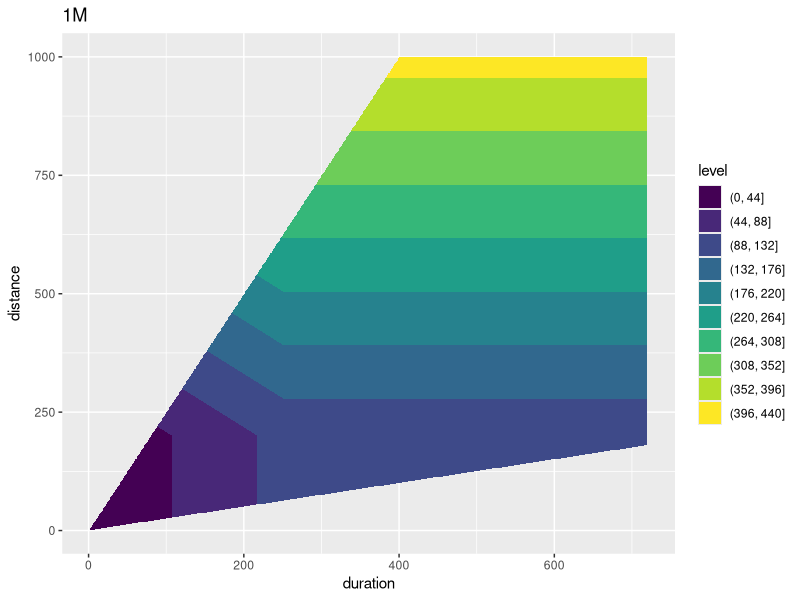
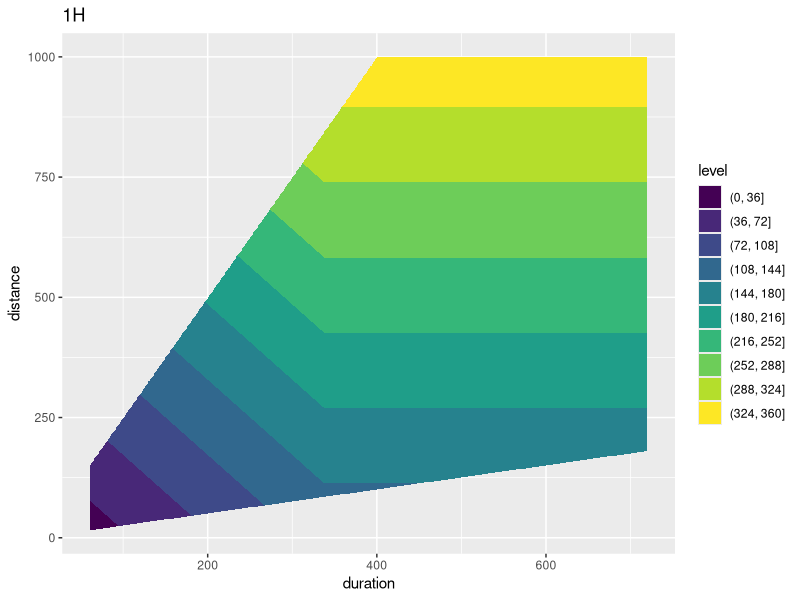
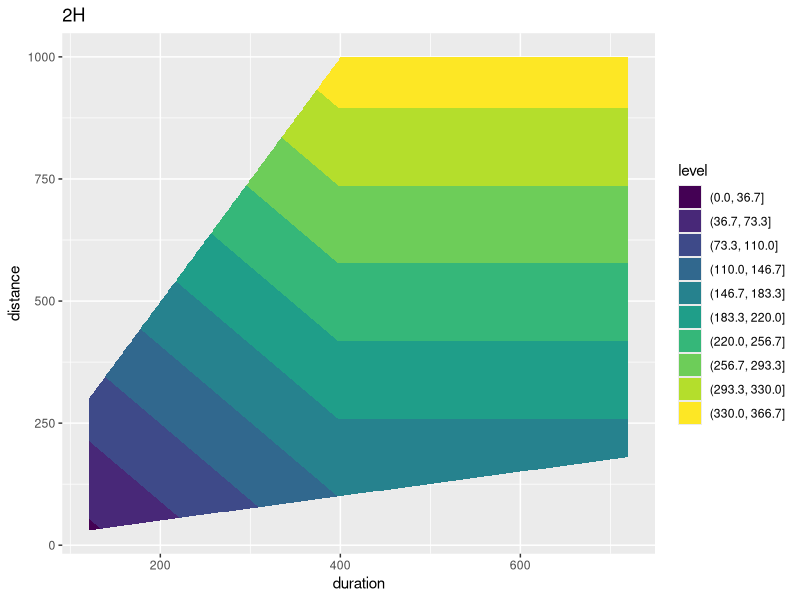
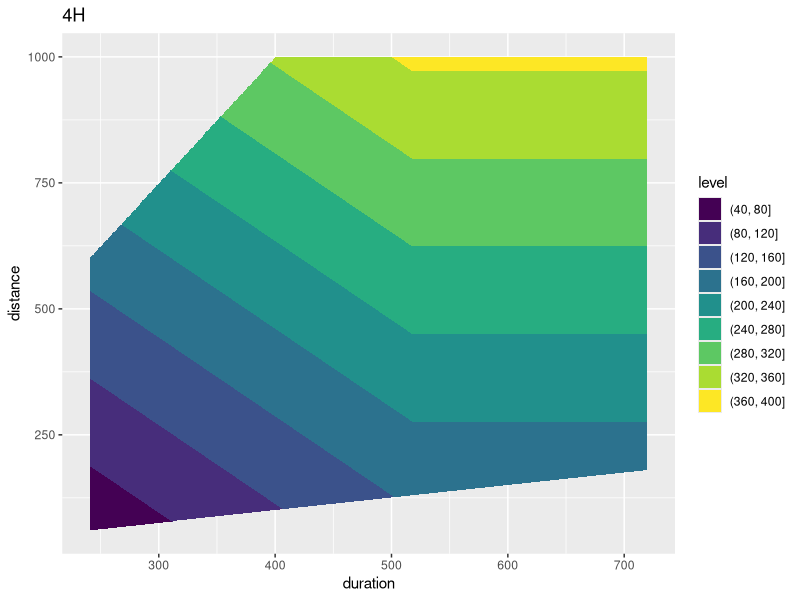
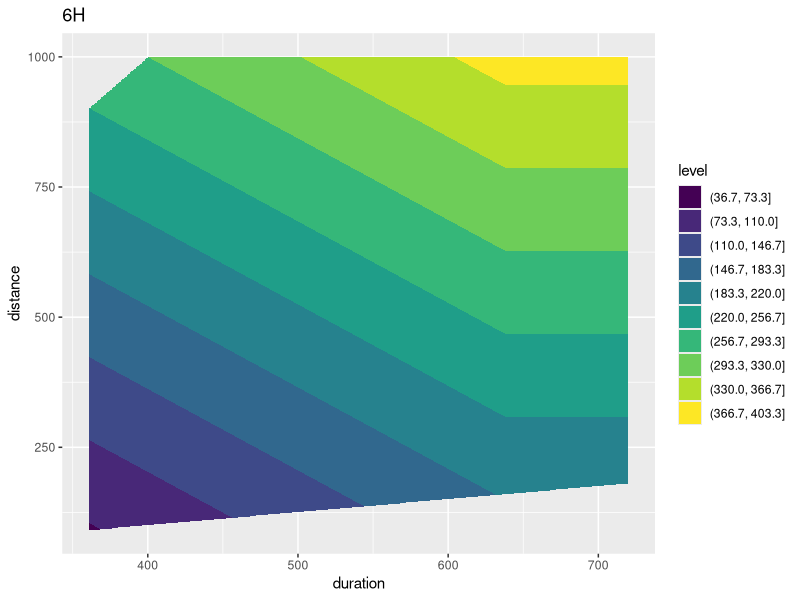
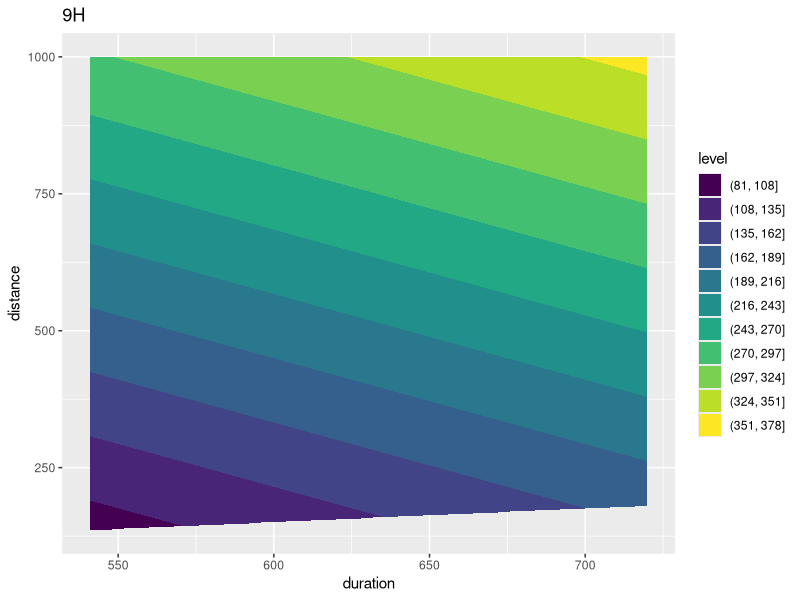
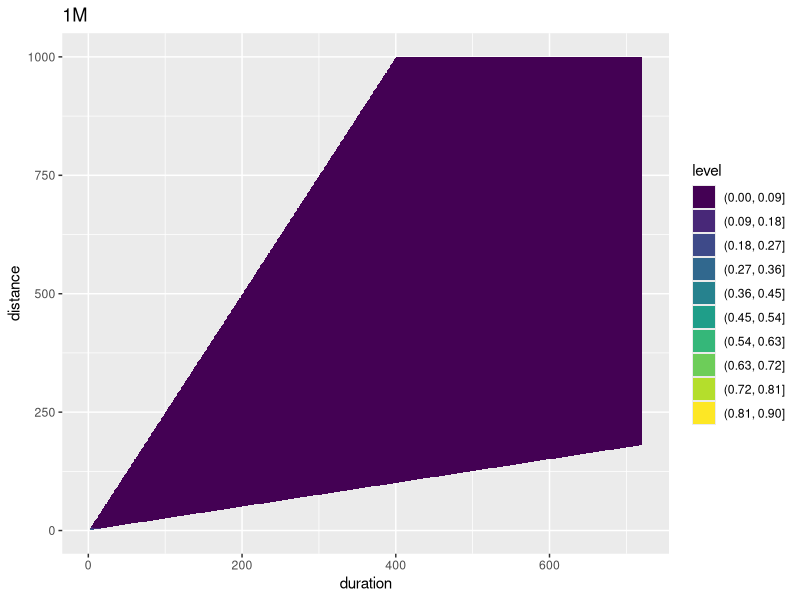
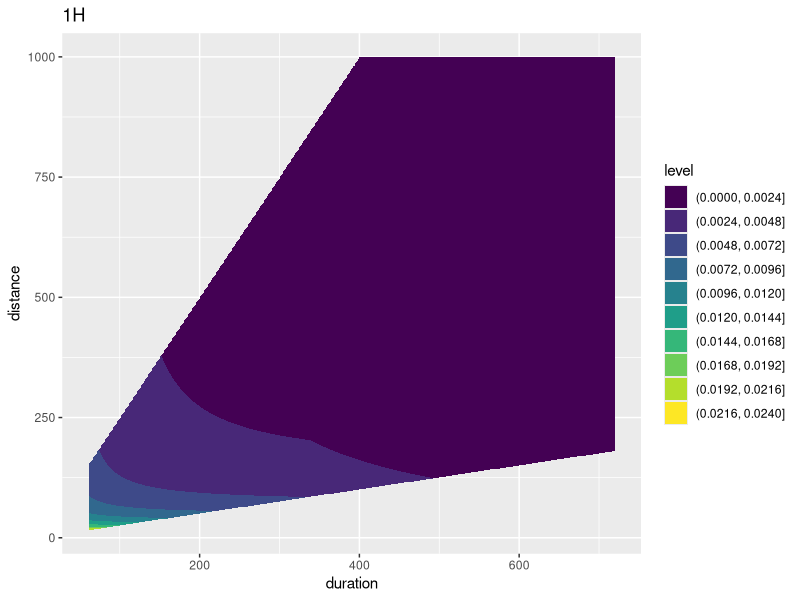

Reproduce these figures in R, in order.
## ---- chunk 1
library(tidyverse)
## ---- chunk 2
tariff_df <- tibble(
    Name = c('1M', '1H', '2H', '4H', '6H', '9H', '1D', '2D', '3D', '4D', '5D', '6D', '7D', '8D', '9D', '10D', '11D', '12D', '13D', '14D', '15D', '16D', '17D', '18D', '19D', '20D', '21D', '22D', '23D', '24D', '25D', '26D', '27D', '28D', '29D', '30D'),
    GP = c(rep(0.99, 6), rep(0, 30)),
    TP = c(0.4, 16.99, 22.99, 35.49, 47.99, 62.99, 69.99, 134.99, 189.99, 239.99, 279.99, 314.99, 349.99, 384.99, 419.99, 454.99, 489.99, 524.99, 599.99, 594.99, 629.99, 659.99, 689.99, 714.99, 744.99, 469.99, 799.99, 829.99, 854.99, 884.99, 909.99, 939.99, 969.99, 994.99, 1024.99, 1049.99),
    ExtraMinsPrice = c(0.4, rep(0.36, 35)),
    DailyCap = c(rep(99.99, 6), rep(82.99, 3), rep(61.99, 36-6-3)),
    PrepaidKm = c(200, rep(0, 35)),
    ExtraKmPrice = c(0.39, rep(0.23, 35))
) |> 
    mutate(
        pn = str_extract(Name, '[:digit:]+') |> as.numeric(),
        PrepaidMins = case_match(
            str_extract(Name, '[:alpha:]'),
            'M' ~ pn,
            'H' ~ pn * 60,
            'D' ~ pn * 60 * 24
        ),
        .after = 'TP'
    ) |> 
    select(-pn)
tariff_df
## ---- chunk 3
extra <- function(x, prepaid) {
    pmax(0, x - prepaid)
}
stopifnot(extra(c(0, 23), 10) == c(0, 13))
## ---- chunk 4
travel_price <- function(t, s, θ, relative = FALSE) {
    p <- θ$GP + θ$TP + 
        pmin(extra(t, θ$PrepaidMins) * θ$ExtraMinsPrice, θ$DailyCap) +
             extra(s, θ$PrepaidKm)   * θ$ExtraKmPrice
    if (relative) {
        p <- p / t / s
    }
    p
}
## ---- chunk 5
travel_price(c(90, 120), c(70, 80), tariff_df[2,])
travel_price(c(90, 120), c(70, 80), tariff_df[2,], relative = TRUE)
## ---- chunk 6
make_grid <- function(
        min_duration = 1, max_duration,
        min_distance = 1, max_distance, 
        # km/m
        min_speed = 1, max_speed
    ) {
    crossing(
        duration = min_duration:max_duration,
        distance = min_distance:max_distance
    ) |> 
    filter(between(distance / duration, min_speed, max_speed))
}

max_duration <- 60 * 12
max_distance <- 1000
min_speed <- 15 / 60
max_speed <- 150 / 60

td_grid <- make_grid(
    max_duration = max_duration,
    max_distance = max_distance,
    min_speed = min_speed, max_speed = max_speed
)
    
td_grid |> nrow()
## ---- chunk 7
1:6 |> 
    map(\(k) {
        params <- tariff_df[k,]
        td_grid |> 
            filter(duration > params$PrepaidMins) |>
            mutate(RTP = travel_price(duration, distance, params)) |> 
            ggplot(aes(x = duration, y = distance, z = RTP)) +
            geom_contour_filled(bins = 10) +
            labs(title = params$Name)
    })
## ---- chunk 8
1:6 |> 
    map(\(k) {
        params <- tariff_df[k,]
        td_grid |> 
            filter(duration > params$PrepaidMins) |>
            mutate(RTP = travel_price(duration, distance, params, relative = TRUE)) |> 
            ggplot(aes(x = duration, y = distance, z = RTP)) +
            geom_contour_filled(bins = 10) +
            labs(title = params$Name)
    })
## ---- chunk 9
1:6 |> 
    map_dfr(\(k) {
        params <- tariff_df[k,]
        tibble(
            Name = params$Name,
            Price = travel_price(5 * 60, 200, params)
            # `Price/Km/Min` = travel_price(5 * 60, 200, params, relative = TRUE)
        )
    })
## ---- chunk 10
min_tariff_df <- 
    1:6 |> 
    map(\(k) {
        params <- tariff_df[k,]
        td_grid |> 
            # filter(duration > params$PrepaidMins) |>
            mutate(
                RTP = travel_price(duration, distance, params, relative = TRUE),
                TariffName = params$Name
            ) 
    }) |> 
    list_rbind() |> 
    pivot_wider(names_from = 'TariffName', values_from = 'RTP') |> 
    mutate(
        min_idx = (pick(-(1:2)) |> as.matrix() |> apply(1, which.min)),
        min_tariff_name = names(pick(-(1:2)))[min_idx]
    )
plot_min_tariff <- function(df, font_size = 9) {
    df |> 
        mutate(
            duration = duration / 60,
            min_tariff_name = relevel(as.factor(min_tariff_name), '1M')
        ) |> 
        ggplot(aes(x = duration, y = distance)) +
        geom_hex(aes(fill = min_tariff_name), stat = 'identity') +
        scale_fill_discrete(name = 'Tariff Name') +
        labs(
            x = 'Duration (hr)', y = 'Distance (km)', 
            title = 'Most Favourable ShareNow Tariffs',
            subtitle = 'BMW 1er (2020)',
            caption = glue::glue('Min. speed = {min_speed * 60} km/h; max. speed = {max_speed * 60} km/h')
        ) +
        scale_x_continuous(breaks = 0:(max_duration/60)) +
        scale_y_continuous(breaks = seq(0, max_distance, by = 100)) +
        theme_bw(base_size = font_size)
}
min_tariff_df |> 
    # group_by(duration) |>
    # slice_sample(n = 100) |> 
    # ungroup() |> 
    plot_min_tariff()
min_tariff_df |> 
    filter(distance <= 200) |> 
    plot_min_tariff()
## ---- chunk 11
pdf('./romas_card-all-a7.pdf', width = 4.1, height = 2.9)
min_tariff_df |> plot_min_tariff(font_size = 7)
dev.off()
## ---- chunk 12
pdf('./romas_card-all-a6.pdf', width = 5.8, height = 4.1)
min_tariff_df |> plot_min_tariff(font_size = 9)
dev.off()
## ---- chunk 13
pdf('./romas_card-closeup-a6.pdf', width = 5.8, height = 4.1)
min_tariff_df |> filter(distance <= 200) |> plot_min_tariff(font_size = 9)
dev.off()
## ---- chunk 14
pdf('./romas_card-closeup-a7.pdf', width = 4.1, height = 2.9)
min_tariff_df |> filter(distance <= 200) |> plot_min_tariff(font_size = 7)
dev.off()
## ---- chunk 15
target_duration <- 5 * 60
dist_df <- 
    1:6 |> 
    map_dfr(\(k) {
        params <- tariff_df[k,]
        tibble(
            Name = params$Name,
            Duration = target_duration,
            Distance = (10 * 5):(100 * 5)
        ) |> 
            mutate(
                Price = travel_price(Duration, Distance, params),
                `Price/Km/Min` = travel_price(Duration, Distance, params, relative = TRUE)
            )
    })
dist_df |> 
    ggplot() +
    geom_line(aes(x = Distance, y = `Price`, color = Name)) +
    labs(title = glue::glue('Target duration: {target_duration / 60} hours'))
dist_df |> 
    ggplot() +
    geom_line(aes(x = Distance, y = `Price/Km/Min`, color = Name)) +
    labs(title = glue::glue('Target duration: {target_duration / 60} hours'))
## ---- chunk 16
target_distance <- 200
dist_df <- 
    1:6 |> 
    map_dfr(\(k) {
        params <- tariff_df[k,]
        tibble(
            Name = params$Name,
            Distance = target_distance,
            Duration = (2*60):(6*60)
        ) |> 
            mutate(
                Price = travel_price(Duration, Distance, params),
                `Price/Km/Min` = travel_price(Duration, Distance, params, relative = TRUE),
                DurationH = Duration / 60
            )
    })
dist_df |> 
    ggplot() +
    geom_line(aes(x = DurationH, y = `Price`, color = Name)) +
    labs(title = glue::glue('Target distance: {target_distance} km'))
dist_df |> 
    ggplot() +
    geom_line(aes(x = DurationH, y = `Price/Km/Min`, color = Name)) +
    labs(title = glue::glue('Target distance: {target_distance} km'))
